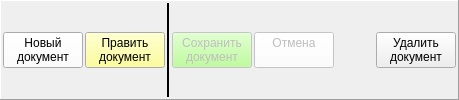
           <widget class="QFrame" name="frame_3">
            <property name="font">
             <font>
              <weight>50</weight>
              <bold>false</bold>
             </font>
            </property>
            <property name="frameShape">
             <enum>QFrame::Panel</enum>
            </property>
            <property name="frameShadow">
             <enum>QFrame::Raised</enum>
            </property>
            <layout class="QHBoxLayout" name="horizontalLayout_24">
             <property name="spacing">
              <number>2</number>
             </property>
             <property name="leftMargin">
              <number>2</number>
             </property>
             <property name="topMargin">
              <number>2</number>
             </property>
             <property name="rightMargin">
              <number>2</number>
             </property>
             <property name="bottomMargin">
              <number>2</number>
             </property>
             <item>
              <widget class="QPushButton" name="bn_docs_new">
               <property name="palette">
                <palette>
                 <active>
                  <colorrole role="Button">
                   <brush brushstyle="SolidPattern">
                    <color alpha="255">
                     <red>255</red>
                     <green>255</green>
                     <blue>255</blue>
                    </color>
                   </brush>
                  </colorrole>
                 </active>
                 <inactive>
                  <colorrole role="Button">
                   <brush brushstyle="SolidPattern">
                    <color alpha="255">
                     <red>255</red>
                     <green>255</green>
                     <blue>255</blue>
                    </color>
                   </brush>
                  </colorrole>
                 </inactive>
                 <disabled>
                  <colorrole role="Button">
                   <brush brushstyle="SolidPattern">
                    <color alpha="255">
                     <red>255</red>
                     <green>255</green>
                     <blue>255</blue>
                    </color>
                   </brush>
                  </colorrole>
                 </disabled>
                </palette>
               </property>
               <property name="font">
                <font>
                 <weight>50</weight>
                 <bold>false</bold>
                </font>
               </property>
               <property name="text">
                <string>Новый
 документ </string>
               </property>
              </widget>
             </item>
             <item>
              <widget class="QPushButton" name="bn_docs_edit">
               <property name="palette">
                <palette>
                 <active>
                  <colorrole role="Button">
                   <brush brushstyle="SolidPattern">
                    <color alpha="255">
                     <red>255</red>
                     <green>255</green>
                     <blue>127</blue>
                    </color>
                   </brush>
                  </colorrole>
                 </active>
                 <inactive>
                  <colorrole role="Button">
                   <brush brushstyle="SolidPattern">
                    <color alpha="255">
                     <red>255</red>
                     <green>255</green>
                     <blue>127</blue>
                    </color>
                   </brush>
                  </colorrole>
                 </inactive>
                 <disabled>
                  <colorrole role="Button">
                   <brush brushstyle="SolidPattern">
                    <color alpha="255">
                     <red>255</red>
                     <green>255</green>
                     <blue>127</blue>
                    </color>
                   </brush>
                  </colorrole>
                 </disabled>
                </palette>
               </property>
               <property name="font">
                <font>
                 <weight>50</weight>
                 <bold>false</bold>
                </font>
               </property>
               <property name="text">
                <string>Править
 документ </string>
               </property>
              </widget>
             </item>
             <item>
              <widget class="Line" name="line">
               <property name="frameShadow">
                <enum>QFrame::Plain</enum>
               </property>
               <property name="lineWidth">
                <number>2</number>
               </property>
               <property name="orientation">
                <enum>Qt::Vertical</enum>
               </property>
              </widget>
             </item>
             <item>
              <widget class="QPushButton" name="bn_docs_save">
               <property name="enabled">
                <bool>false</bool>
               </property>
               <property name="palette">
                <palette>
                 <active>
                  <colorrole role="Button">
                   <brush brushstyle="SolidPattern">
                    <color alpha="255">
                     <red>170</red>
                     <green>255</green>
                     <blue>127</blue>
                    </color>
                   </brush>
                  </colorrole>
                 </active>
                 <inactive>
                  <colorrole role="Button">
                   <brush brushstyle="SolidPattern">
                    <color alpha="255">
                     <red>170</red>
                     <green>255</green>
                     <blue>127</blue>
                    </color>
                   </brush>
                  </colorrole>
                 </inactive>
                 <disabled>
                  <colorrole role="Button">
                   <brush brushstyle="SolidPattern">
                    <color alpha="255">
                     <red>170</red>
                     <green>255</green>
                     <blue>127</blue>
                    </color>
                   </brush>
                  </colorrole>
                 </disabled>
                </palette>
               </property>
               <property name="font">
                <font>
                 <weight>50</weight>
                 <bold>false</bold>
                </font>
               </property>
               <property name="text">
                <string>Сохранить
 документ </string>
               </property>
              </widget>
             </item>
             <item>
              <widget class="QPushButton" name="bn_docs_cansel">
               <property name="enabled">
                <bool>false</bool>
               </property>
               <property name="palette">
                <palette>
                 <active>
                  <colorrole role="Button">
                   <brush brushstyle="SolidPattern">
                    <color alpha="255">
                     <red>255</red>
                     <green>255</green>
                     <blue>255</blue>
                    </color>
                   </brush>
                  </colorrole>
                 </active>
                 <inactive>
                  <colorrole role="Button">
                   <brush brushstyle="SolidPattern">
                    <color alpha="255">
                     <red>255</red>
                     <green>255</green>
                     <blue>255</blue>
                    </color>
                   </brush>
                  </colorrole>
                 </inactive>
                 <disabled>
                  <colorrole role="Button">
                   <brush brushstyle="SolidPattern">
                    <color alpha="255">
                     <red>255</red>
                     <green>255</green>
                     <blue>255</blue>
                    </color>
                   </brush>
                  </colorrole>
                 </disabled>
                </palette>
               </property>
               <property name="font">
                <font>
                 <weight>50</weight>
                 <bold>false</bold>
                </font>
               </property>
               <property name="text">
                <string>Отмена
</string>
               </property>
              </widget>
             </item>
             <item>
              <spacer name="horizontalSpacer_18">
               <property name="orientation">
                <enum>Qt::Horizontal</enum>
               </property>
               <property name="sizeHint" stdset="0">
                <size>
                 <width>40</width>
                 <height>20</height>
                </size>
               </property>
              </spacer>
             </item>
             <item>
              <widget class="QPushButton" name="bn_docs_del">
               <property name="font">
                <font>
                 <weight>50</weight>
                 <bold>false</bold>
                </font>
               </property>
               <property name="text">
                <string>Удалить
 документ </string>
               </property>
              </widget>
             </item>
            </layout>
           </widget>
